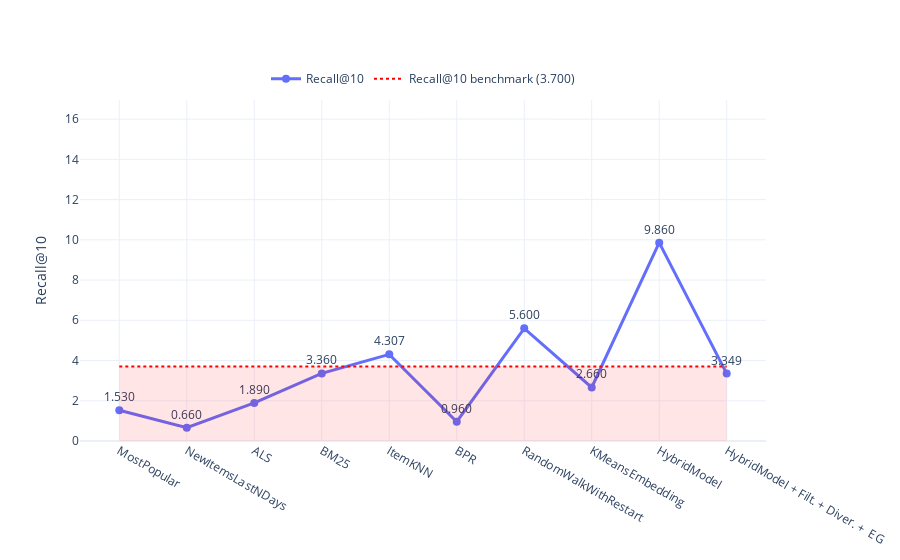
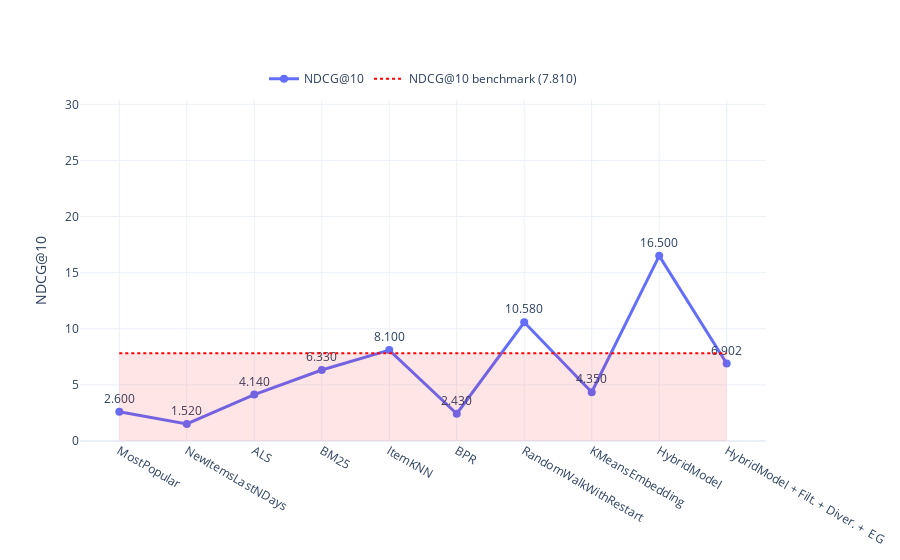
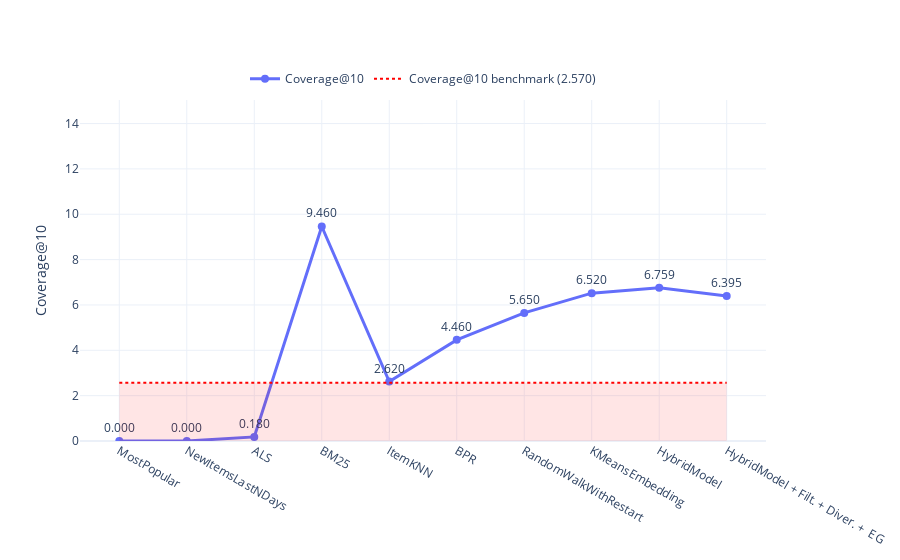
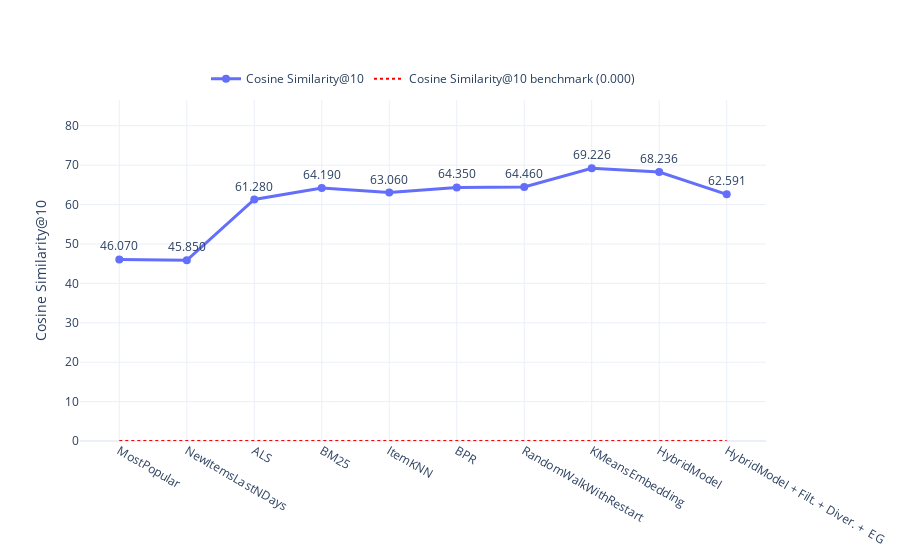

Notebook source saved alongside these figures, in order:
### Code cell
import plotly.graph_objects as go
import numpy as np


def plot_metric_with_benchmark(
    metric_name: str,
    metric_values: list[float],
    experiment_names: list[str],
    benchmark_value: float | None = None,
    dashed: bool = False,
    fill_color: str = "rgba(255, 0, 0, 0.1)"  # красный с прозрачностью
):
    """
    Рисует график метрики по экспериментам + горизонтальную линию-бенчмарк
    + подсветку (заливку) до линии бенчмарка.
    """

    if len(metric_values) != len(experiment_names):
        raise ValueError("Длины metric_values и experiment_names должны совпадать")

    fig = go.Figure()

    # === Основная линия метрики ===
    fig.add_trace(go.Scatter(
        x=experiment_names,
        y=metric_values,
        mode="lines+markers+text",
        name=metric_name,
        text=[f"{v:.3f}" for v in metric_values],
        textposition="top center",
        line=dict(width=3, dash="dash" if dashed else "solid"),
        marker=dict(size=8)
    ))

    # === Горизонтальная линия-бенчмарк ===
    if benchmark_value is not None:
        # Заливка до бенчмарка
        fig.add_trace(go.Scatter(
            x=[experiment_names[0], experiment_names[-1], experiment_names[-1], experiment_names[0]],
            y=[0, 0, benchmark_value, benchmark_value],
            fill="toself",
            fillcolor=fill_color,
            line=dict(color="rgba(255,0,0,0)"),  # без контура
            hoverinfo="skip",
            showlegend=False
        ))

        # Линия-бенчмарк
        fig.add_trace(go.Scatter(
            x=[experiment_names[0], experiment_names[-1]],
            y=[benchmark_value, benchmark_value],
            mode="lines",
            name=f"{metric_name} benchmark ({benchmark_value:.3f})",
            line=dict(width=2, dash="dot", color="red")
        ))

    # === Настройки осей и оформления ===
    y_max = max(metric_values + ([benchmark_value] if benchmark_value else [0])) * 1.25

    fig.update_layout(
        yaxis_title=metric_name,
        yaxis=dict(range=[0, y_max]),
        template="plotly_white",
        hovermode="x unified",
        legend=dict(
            orientation="h",
            yanchor="bottom",
            y=1.02,
            xanchor="center",
            x=0.5
        )
    )

    return fig




experiments = [
    "MostPopular",
    "NewItemsLastNDays",
    "ALS", 
    "BM25",
    "ItemKNN",
    "BPR",
    "RandomWalkWithRestart",
    "KMeansEmbedding",
    "HybridModel",
    "HybridModel + Filt. + Diver. +  EG",
    
]

recall_scores = np.array([0.0153, 0.0066,  0.0189,  0.0336, 0.04307, 0.0096, 0.0560, 0.0266, 0.0986, 0.03349 ])*100
ndcg_scores   = np.array([0.0260, 0.0152,  0.0414,  0.0633, 0.0810, 0.0243, 0.1058, 0.0435, 0.1650, 0.06902])*100
coverage_scores   = np.array([0.0000, 0.0000,  0.0018, 0.0946, 0.0262, 0.0446, 0.0565, 0.0652, 0.06759, 0.06395])*100
cosine_similarity_scores   = np.array([0.4607, 0.4585,  0.6128,  0.6419, 0.6306, 0.6435, 0.6446, 0.69226, 0.68236, 0.62591])*100


# 1) график Recall@10
fig_recall = plot_metric_with_benchmark(
    "Recall@10", recall_scores, experiments,
    benchmark_value=0.037*100,    # максимум авторов по Recall
    dashed=False
)
fig_recall.show()

# 2) график NDCG@10
fig_ndcg = plot_metric_with_benchmark(
    "NDCG@10", ndcg_scores, experiments,
    benchmark_value=0.0781*100,    # максимум авторов по NDCG
    dashed=False              # отличим стиль линий, если хочешь
)
fig_ndcg.show()

# 3) график Coverage@10
fig_coverage = plot_metric_with_benchmark(
    "Coverage@10", coverage_scores, experiments,
    benchmark_value=0.0257*100,    # максимум авторов по Coverage
    dashed=False              
)
fig_coverage.show()


# 4) график Cosine Similarity@10
fig_cosine_similarity = plot_metric_with_benchmark(
    "Cosine Similarity@10", cosine_similarity_scores, experiments,
    benchmark_value=0.0000*100,    # максимум авторов по Coverage
    dashed=False              
)
fig_cosine_similarity.show()

### Figure 1 — Plotly figure (JSON) as saved in the notebook; plotly's stock layout.template omitted (floating-point values rounded to 4 significant figures)
{"data": [{"line": {"dash": "solid", "width": 3}, "marker": {"size": 8}, "mode": "lines+markers+text", "name": "Recall@10", "text": ["1.530", "0.660", "1.890", "3.360", "4.307", "0.960", "5.600", "2.660", "9.860", "3.349"], "textposition": "top center", "type": "scatter", "x": ["MostPopular", "NewItemsLastNDays", "ALS", "BM25", "ItemKNN", "BPR", "RandomWalkWithRestart", "KMeansEmbedding", "HybridModel", "HybridModel + Filt. + Diver. +  EG"], "y": [1.53, 0.66, 1.89, 3.36, 4.307, 0.96, 5.6, 2.66, 9.86, 3.349]}, {"fill": "toself", "fillcolor": "rgba(255, 0, 0, 0.1)", "hoverinfo": "skip", "line": {"color": "rgba(255,0,0,0)"}, "showlegend": false, "type": "scatter", "x": ["MostPopular", "HybridModel + Filt. + Diver. +  EG", "HybridModel + Filt. + Diver. +  EG", "MostPopular"], "y": [0, 0, 3.7, 3.7]}, {"line": {"color": "red", "dash": "dot", "width": 2}, "mode": "lines", "name": "Recall@10 benchmark (3.700)", "type": "scatter", "x": ["MostPopular", "HybridModel + Filt. + Diver. +  EG"], "y": [3.7, 3.7]}], "layout": {"hovermode": "x unified", "legend": {"orientation": "h", "x": 0.5, "xanchor": "center", "y": 1.02, "yanchor": "bottom"}, "yaxis": {"range": [0, 16.95], "title": {"text": "Recall@10"}}}}

### Figure 2 — Plotly figure (JSON) as saved in the notebook; plotly's stock layout.template omitted (floating-point values rounded to 4 significant figures)
{"data": [{"line": {"dash": "solid", "width": 3}, "marker": {"size": 8}, "mode": "lines+markers+text", "name": "NDCG@10", "text": ["2.600", "1.520", "4.140", "6.330", "8.100", "2.430", "10.580", "4.350", "16.500", "6.902"], "textposition": "top center", "type": "scatter", "x": ["MostPopular", "NewItemsLastNDays", "ALS", "BM25", "ItemKNN", "BPR", "RandomWalkWithRestart", "KMeansEmbedding", "HybridModel", "HybridModel + Filt. + Diver. +  EG"], "y": [2.6, 1.52, 4.14, 6.33, 8.1, 2.43, 10.58, 4.35, 16.5, 6.902]}, {"fill": "toself", "fillcolor": "rgba(255, 0, 0, 0.1)", "hoverinfo": "skip", "line": {"color": "rgba(255,0,0,0)"}, "showlegend": false, "type": "scatter", "x": ["MostPopular", "HybridModel + Filt. + Diver. +  EG", "HybridModel + Filt. + Diver. +  EG", "MostPopular"], "y": [0, 0, 7.81, 7.81]}, {"line": {"color": "red", "dash": "dot", "width": 2}, "mode": "lines", "name": "NDCG@10 benchmark (7.810)", "type": "scatter", "x": ["MostPopular", "HybridModel + Filt. + Diver. +  EG"], "y": [7.81, 7.81]}], "layout": {"hovermode": "x unified", "legend": {"orientation": "h", "x": 0.5, "xanchor": "center", "y": 1.02, "yanchor": "bottom"}, "yaxis": {"range": [0, 30.39], "title": {"text": "NDCG@10"}}}}

### Figure 3 — Plotly figure (JSON) as saved in the notebook; plotly's stock layout.template omitted (floating-point values rounded to 4 significant figures)
{"data": [{"line": {"dash": "solid", "width": 3}, "marker": {"size": 8}, "mode": "lines+markers+text", "name": "Coverage@10", "text": ["0.000", "0.000", "0.180", "9.460", "2.620", "4.460", "5.650", "6.520", "6.759", "6.395"], "textposition": "top center", "type": "scatter", "x": ["MostPopular", "NewItemsLastNDays", "ALS", "BM25", "ItemKNN", "BPR", "RandomWalkWithRestart", "KMeansEmbedding", "HybridModel", "HybridModel + Filt. + Diver. +  EG"], "y": [0.0, 0.0, 0.18, 9.46, 2.62, 4.46, 5.65, 6.52, 6.759, 6.395]}, {"fill": "toself", "fillcolor": "rgba(255, 0, 0, 0.1)", "hoverinfo": "skip", "line": {"color": "rgba(255,0,0,0)"}, "showlegend": false, "type": "scatter", "x": ["MostPopular", "HybridModel + Filt. + Diver. +  EG", "HybridModel + Filt. + Diver. +  EG", "MostPopular"], "y": [0, 0, 2.57, 2.57]}, {"line": {"color": "red", "dash": "dot", "width": 2}, "mode": "lines", "name": "Coverage@10 benchmark (2.570)", "type": "scatter", "x": ["MostPopular", "HybridModel + Filt. + Diver. +  EG"], "y": [2.57, 2.57]}], "layout": {"hovermode": "x unified", "legend": {"orientation": "h", "x": 0.5, "xanchor": "center", "y": 1.02, "yanchor": "bottom"}, "yaxis": {"range": [0, 15.04], "title": {"text": "Coverage@10"}}}}

### Figure 4 — Plotly figure (JSON) as saved in the notebook; plotly's stock layout.template omitted (floating-point values rounded to 4 significant figures)
{"data": [{"line": {"dash": "solid", "width": 3}, "marker": {"size": 8}, "mode": "lines+markers+text", "name": "Cosine Similarity@10", "text": ["46.070", "45.850", "61.280", "64.190", "63.060", "64.350", "64.460", "69.226", "68.236", "62.591"], "textposition": "top center", "type": "scatter", "x": ["MostPopular", "NewItemsLastNDays", "ALS", "BM25", "ItemKNN", "BPR", "RandomWalkWithRestart", "KMeansEmbedding", "HybridModel", "HybridModel + Filt. + Diver. +  EG"], "y": [46.07, 45.85, 61.28, 64.19, 63.06, 64.35, 64.46, 69.23, 68.24, 62.59]}, {"fill": "toself", "fillcolor": "rgba(255, 0, 0, 0.1)", "hoverinfo": "skip", "line": {"color": "rgba(255,0,0,0)"}, "showlegend": false, "type": "scatter", "x": ["MostPopular", "HybridModel + Filt. + Diver. +  EG", "HybridModel + Filt. + Diver. +  EG", "MostPopular"], "y": [0, 0, 0, 0]}, {"line": {"color": "red", "dash": "dot", "width": 2}, "mode": "lines", "name": "Cosine Similarity@10 benchmark (0.000)", "type": "scatter", "x": ["MostPopular", "HybridModel + Filt. + Diver. +  EG"], "y": [0, 0]}], "layout": {"hovermode": "x unified", "legend": {"orientation": "h", "x": 0.5, "xanchor": "center", "y": 1.02, "yanchor": "bottom"}, "yaxis": {"range": [0, 86.53], "title": {"text": "Cosine Similarity@10"}}}}
